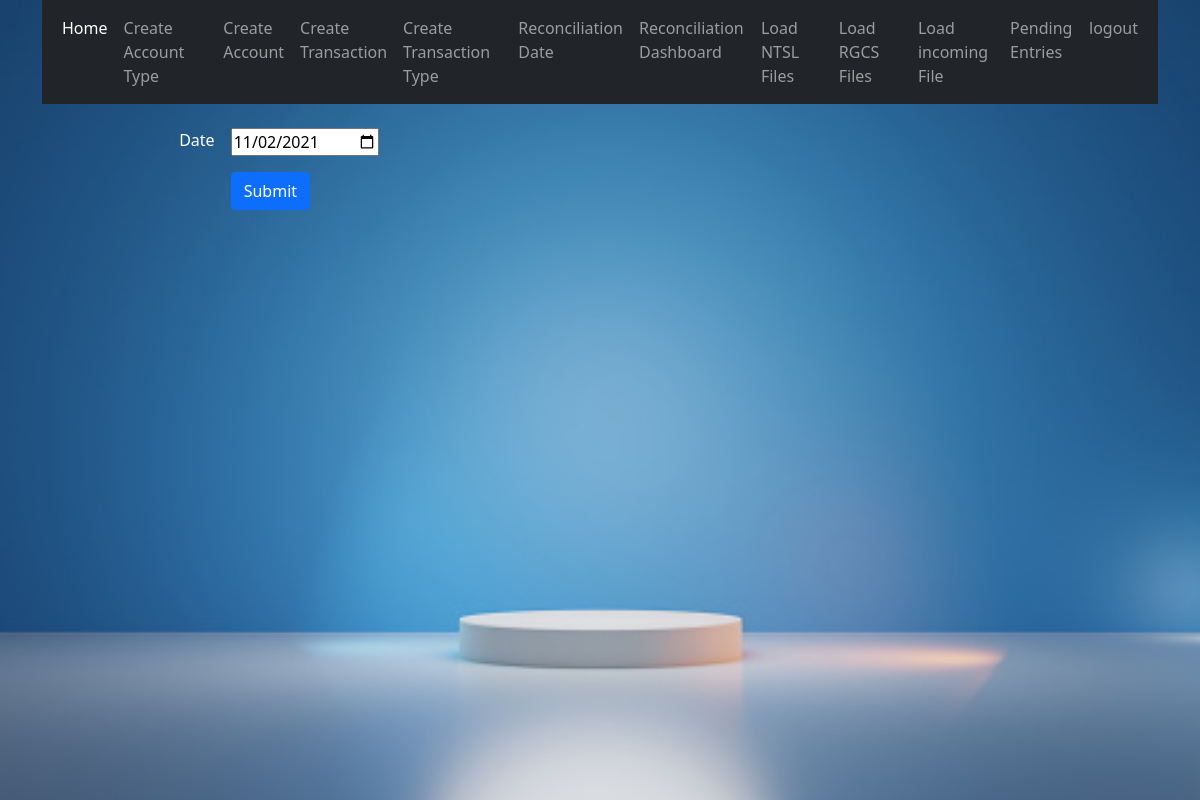
Page /create-recondate/ (signed in) on the earlier database version.
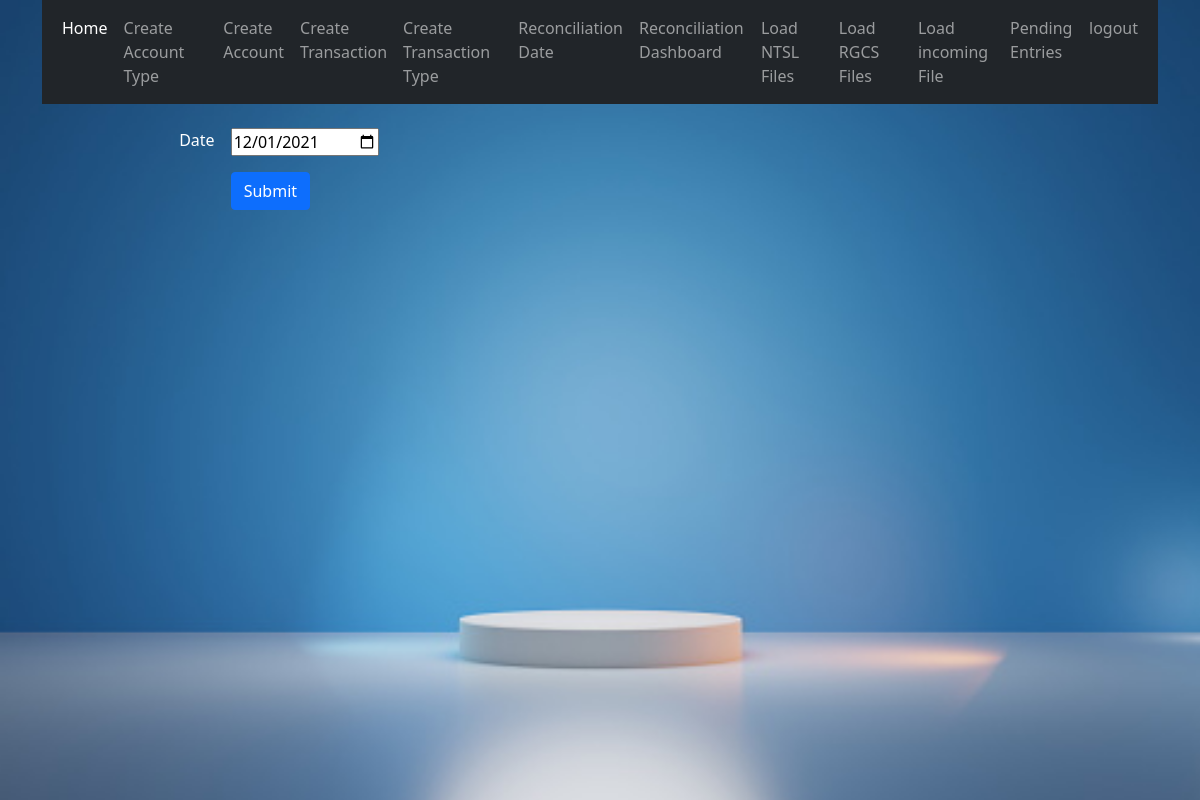
Same page on the later database version.
### recon/models.py (models this page shows, shortened)
class ReconDate(models.Model):
    date = models.DateField()

### recon/views.py (the view, shortened to what this page needs)
# urls.py: path('create-recondate/',views.createRecondate, name='create-recondate'),
@login_required
def createRecondate(request):
    try:
        recondate=ReconDate.objects.all()[0]
        form = ReconDateFrom(instance=recondate)
    except ReconDate.DoesNotExist:
        form = ReconDateFrom()
    context={'form':form}
    return render(request,'recon/recondate_form.html',context)

### recon/forms.py
class ReconDateFrom(ModelForm):
    class Meta:
        model = ReconDate
        fields = '__all__'
        widgets = {
            'date': DateInput(),
        }

### recon/templates/recon/recondate_form.html (shortened to what this page needs)
{% extends 'main.html' %}
{% block content %}
  <div>
    <br/>
    <form method="post" action="" class="row g-3">
      <div class="col-md-2 text-end">{{form.date.label}}</div>
        <div class="col-md-10">{{form.date}}</div>
        <div class="col-md-2 text-end"></div>
        <div class="col-md-10"><button type="submit" class="btn btn-primary btn-customized">Submit</button></div>
    </form>
  </div>
{% endblock %}

Differences in the rows shown:
changed ReconDate: date "11/02/2021" → "12/01/2021"
